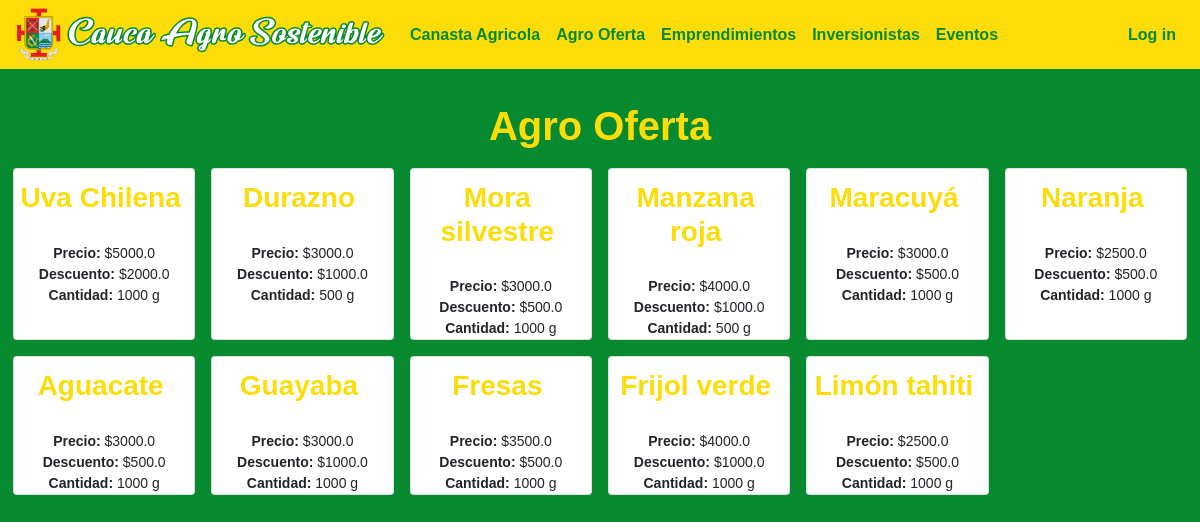
The page /agro-oferta on the database its author committed.
### caucaSostenible/models.py (models this page shows)
class Product(models.Model):
   name = models.CharField(max_length=60)
   price = models.FloatField()
   discount = models.FloatField()
   description = models.CharField(max_length=300)
   imgURL = models.CharField(max_length=300)

### caucaSostenible/views.py (the view)
# urls.py: path("agro-oferta", views.farming_offers_view, name="agro-oferta"),
def farming_offers_view(request):
    products = Product.objects.all().exclude(discount=0)
    billDetails = None
    if request.user.id != None:
        bill = Bill.objects.get(user=request.user)
        if bill:
            billDetails = serializers.serialize("json", BillDetail.objects.all().filter(bill=bill))
    return render(request, "general/agro_oferta.html", {"products": products, "billDetails": billDetails})

### caucaSostenible/templates/general/agro_oferta.html (shortened to what this page needs)
{% extends "general/layout.html" %}
{% load static %}
{% block body %}
<div id="main-container">
    <h1><center>Agro Oferta</center></h1>
    <div class="form-row">
        {% for product in products %}
        <div class="col-12 col-sm-4 col-lg-2 p-2">
            <article class="card h-100 bg-sucess">
                <center>
                    <h3><b>{{product.name}}</b></h3>
                    <p><b>Precio:</b> ${{product.price}}</p>
                    <p><b>Descuento:</b> ${{product.discount}}</p>
                    <p><b>Cantidad:</b> {{product.description}}</p>
                </center>
            </article>
        </div>
        {% endfor %}
    </div>
</div>
{% endblock %}

### caucaSostenible/static/caucaSostenible/css/generalStyles.css (style rules this page uses)
body { font-size: 14px; font-family: Arial, sans-serif; }

### caucaSostenible/static/caucaSostenible/css/styles.css (style rules this page uses)
body { padding: 0px 0px; background: rgb(6,87,32); background: linear-gradient(180deg, rgba(6,87,32,1) 0%, rgba(7,137,48,1) 7%, rgba(7,137,48,1) 93%, rgba(6,87,32,1) 100%); }
h1 { color: #fcdd09; font-weight: bold; margin: 0 0 10px 0; }
h3 { color: #fcdd09; margin: 12px 7px 7px 0; }
#main-container { padding: 12px 10px; }
p { margin: 0 0; }
html { min-height: 100%; }

### rows shown on the page
Product: name "Uva Chilena", price "5000.0", discount "2000.0", description "1000 g"
Product: name "Durazno", price "3000.0", discount "1000.0", description "500 g"
Product: name "Mora silvestre", price "3000.0", discount "500.0", description "1000 g"
Product: name "Manzana roja", price "4000.0", discount "1000.0", description "500 g"
Product: name "Maracuyá", price "3000.0", discount "500.0", description "1000 g"
Product: name "Naranja", price "2500.0", discount "500.0", description "1000 g"
Product: name "Aguacate", price "3000.0", discount "500.0", description "1000 g"
Product: name "Guayaba", price "3000.0", discount "1000.0", description "1000 g"
Product: name "Fresas", price "3500.0", discount "500.0", description "1000 g"
Product: name "Frijol verde", price "4000.0", discount "1000.0", description "1000 g"
Product: name "Limón tahiti", price "2500.0", discount "500.0", description "1000 g"
